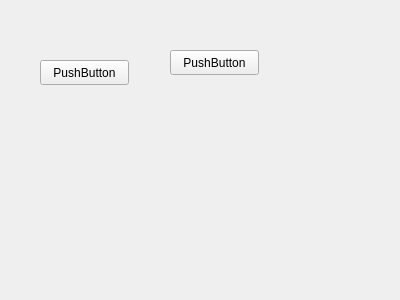
<?xml version="1.0" encoding="UTF-8"?>
<ui version="4.0">
 <class>Form</class>
 <widget class="QWidget" name="Form">
  <property name="geometry">
   <rect>
    <x>0</x>
    <y>0</y>
    <width>400</width>
    <height>300</height>
   </rect>
  </property>
  <property name="windowTitle">
   <string>Mantra HMI</string>
  </property>
  <widget class="QPushButton" name="pushButton">
   <property name="geometry">
    <rect>
     <x>40</x>
     <y>60</y>
     <width>89</width>
     <height>25</height>
    </rect>
   </property>
   <property name="text">
    <string>PushButton</string>
   </property>
  </widget>
  <widget class="QPushButton" name="pushButton_2">
   <property name="geometry">
    <rect>
     <x>170</x>
     <y>50</y>
     <width>89</width>
     <height>25</height>
    </rect>
   </property>
   <property name="text">
    <string>PushButton</string>
   </property>
  </widget>
 </widget>
 <resources/>
 <connections/>
</ui>
